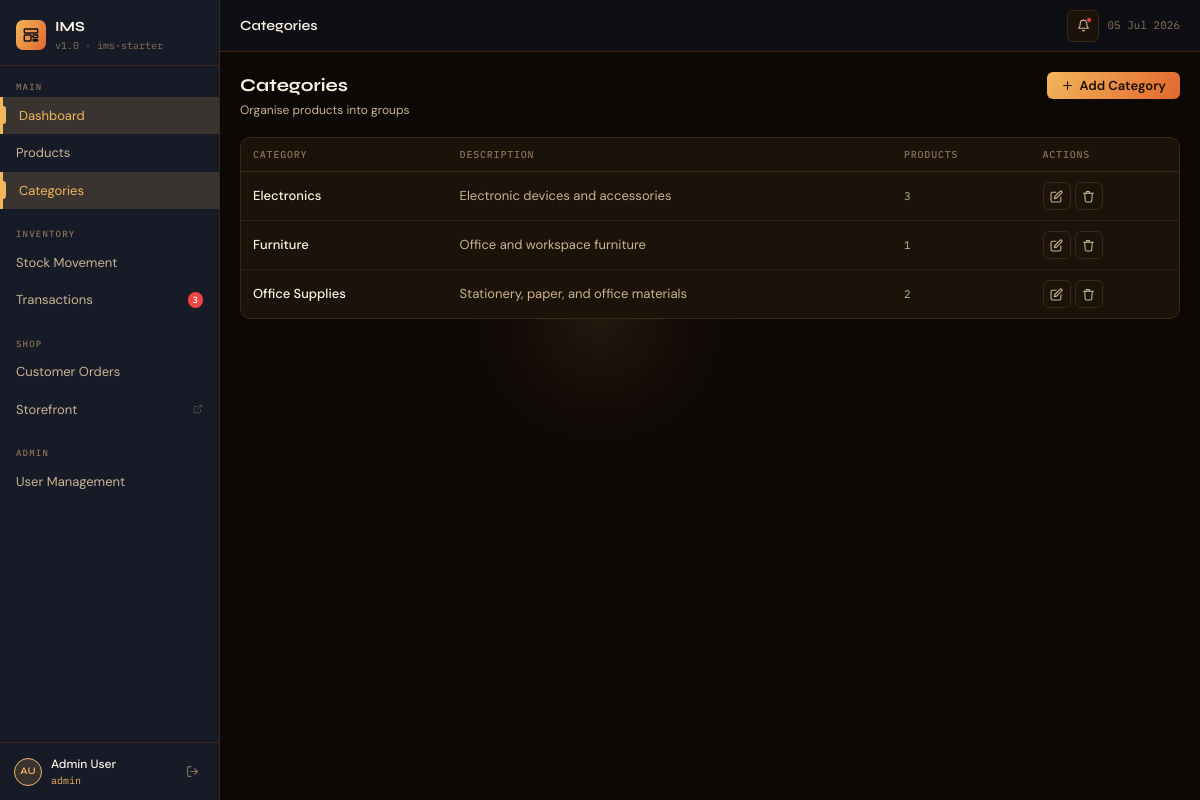
Screenshot of /categories/index.php (signed in) with the database file from the repository.
### tables this page shows
CREATE TABLE IF NOT EXISTS categories (
  id          INT AUTO_INCREMENT PRIMARY KEY,
  name        VARCHAR(100) NOT NULL,
  description TEXT,
  created_at  TIMESTAMP DEFAULT CURRENT_TIMESTAMP
);

### includes/auth.php (called while the page is built, shortened)
<?php
function isAdmin(): bool {
    return isset($_SESSION['role']) && $_SESSION['role'] === 'admin';
}

### includes/helpers.php (called while the page is built, shortened)
<?php
function e(string $str): string {
    return htmlspecialchars($str, ENT_QUOTES, 'UTF-8');
}

### categories/index.php (the view, shortened to what this page needs)
<?php
require_once '../config/db.php';
require_once '../includes/auth.php';
require_once '../includes/helpers.php';
require_once '../partials/header.php';
$categories = $pdo->query("
    SELECT c.*, COUNT(p.id) AS product_count
    FROM categories c
    LEFT JOIN products p ON p.category_id = c.id
    GROUP BY c.id ORDER BY c.name
")->fetchAll();
?>
<div class="page-header">
  <div><h2>Categories</h2><p>Organise products into groups</p></div>
  <?php if (isAdmin()): ?>
  <a href="<?= BASE_URL ?>/categories/add.php" class="btn btn-primary">
    <svg class="ico" viewBox="0 0 24 24" fill="none" stroke="currentColor" stroke-width="2" stroke-linecap="round" stroke-linejoin="round"><line x1="12" y1="5" x2="12" y2="19"/><line x1="5" y1="12" x2="19" y2="12"/></svg>
    Add Category
  </a>
  <?php endif; ?>
</div>
<div class="card">
  <div class="card-body">
    <div class="table-wrap">
      <table>
        <thead><tr><th>Category</th><th>Description</th><th>Products</th><?php if(isAdmin()):?><th>Actions</th><?php endif;?></tr></thead>
        <tbody>
        <?php if (empty($categories)): ?>
        <tr><td colspan="4"><div class="empty-state"><p>No categories yet</p></div></td></tr>
        <?php else: foreach ($categories as $c): ?>
        <tr>
          <td><span class="tbl-name"><?= e($c['name']) ?></span></td>
          <td style="color:var(--text2)"><?= e($c['description'] ?? '—') ?></td>
          <td><span class="tbl-mono"><?= $c['product_count'] ?></span></td>
          <?php if (isAdmin()): ?>
          <td><div class="tbl-actions">
            <a href="<?= BASE_URL ?>/categories/edit.php?id=<?= $c['id'] ?>" class="btn btn-ghost btn-sm btn-icon" title="Edit">
              <svg class="ico" viewBox="0 0 24 24" fill="none" stroke="currentColor" stroke-width="2" stroke-linecap="round" stroke-linejoin="round"><path d="M11 4H4a2 2 0 00-2 2v14a2 2 0 002 2h14a2 2 0 002-2v-7"/><path d="M18.5 2.5a2.121 2.121 0 013 3L12 15l-4 1 1-4 9.5-9.5z"/></svg>
            </a>
            <form method="POST" action="<?= BASE_URL ?>/categories/delete.php" style="display:inline"
                  onsubmit="return confirm('Delete category \'<?= e(addslashes($c['name'])) ?>\'? Products will be uncategorised.')">
              <button type="submit" class="btn btn-danger btn-sm btn-icon" title="Delete">
                <svg class="ico" viewBox="0 0 24 24" fill="none" stroke="currentColor" stroke-width="2" stroke-linecap="round" stroke-linejoin="round"><polyline points="3 6 5 6 21 6"/><path d="M19 6l-1 14a2 2 0 01-2 2H8a2 2 0 01-2-2L5 6m3 0V4a1 1 0 011-1h4a1 1 0 011 1v2"/></svg>
              </button>
            </form>
          </div></td>
          <?php endif; ?>
        </tr>
        <?php endforeach; endif; ?>
        </tbody>
      </table>
    </div>
  </div>
</div>
<?php require_once '../partials/footer.php'; ?>

### assets/css/style.css (style rules this page uses)
*, *::before, *::after { box-sizing: border-box; margin: 0; padding: 0; }
:root { --bg: #0f1117; --sidebar: #161b27; --surface: #1c2333; --surface2: #222a3a; --border: #2a3347; --border2: #344060; --text: #e8eaf0; --text2: #8892a4; --text3: #556070; --accent: #22d3a0; --accent-dim: #1a9e7a; --accent-glow: rgba(34,211,160,.12); --amber: #f59e0b; --amber-dim: rgba(245,158,11,.12); --red: #ef4444; --red-dim: rgba(239,68,68,.10); --blue: #60a5fa; --blue-dim: rgba(96,165,250,.10); --purple: #a78bfa; --purple-dim: rgba(167,139,250,.10); --r: 10px; --r-sm: 6px; --font-head: 'Syne', sans-serif; --font-body: 'DM Sans', sans-serif; --font-mono: 'IBM Plex Mono', monospace; --sidebar-w: 220px; --topbar-h: 52px; --trans: .18s cubic-bezier(.4,0,.2,1); }
html { -webkit-text-size-adjust: 100%; }
body { font-family: var(--font-body); background: var(--bg); color: var(--text); min-height: 100vh; display: flex; font-size: 14px; line-height: 1.5; overflow-x: hidden; }
a { text-decoration: none; color: inherit; }
.card { background: var(--surface); border: 1px solid var(--border); border-radius: var(--r); overflow: hidden; margin-bottom: 16px; }
.table-wrap { overflow-x: auto; -webkit-overflow-scrolling: touch; }
table { width: 100%; border-collapse: collapse; min-width: 480px; }
th { font-size: 10px; text-transform: uppercase; letter-spacing: .8px; color: var(--text3); font-family: var(--font-mono); font-weight: 500; padding: 9px 12px; text-align: left; border-bottom: 1px solid var(--border); white-space: nowrap; }
td { padding: 10px 12px; border-bottom: 1px solid rgba(42,51,71,.5); font-size: 13px; color: var(--text); white-space: nowrap; vertical-align: middle; }
tr:last-child td { border-bottom: none; }
.tbl-name { font-weight: 500; }
.tbl-mono { font-family: var(--font-mono); font-size: 11px; color: var(--text2); }
.tbl-actions { display: flex; gap: 4px; }
.btn { display: inline-flex; align-items: center; gap: 6px; font-size: 13px; font-weight: 500; padding: 7px 14px; border-radius: var(--r-sm); border: 1px solid; cursor: pointer; transition: all var(--trans); font-family: var(--font-body); line-height: 1; white-space: nowrap; text-decoration: none; -webkit-tap-highlight-color: transparent; }
.btn-primary { background: var(--accent); border-color: var(--accent); color: #0f1117; font-weight: 600; }
.btn-ghost { background: transparent; border-color: var(--border); color: var(--text2); }
.btn-danger { background: transparent; border-color: var(--border); color: var(--text2); }
.btn-sm { padding: 5px 10px; font-size: 11px; }
.btn-icon { width: 28px; height: 28px; padding: 0; justify-content: center; }
.ico { width: 13px; height: 13px; fill: none; stroke: currentColor; stroke-width: 2; stroke-linecap: round; stroke-linejoin: round; flex-shrink: 0; }
.page-header { display: flex; align-items: flex-start; justify-content: space-between; margin-bottom: 18px; gap: 12px; flex-wrap: wrap; }
.page-header h2 { font-family: var(--font-head); font-size: 18px; font-weight: 700; }
.page-header p { font-size: 12px; color: var(--text2); margin-top: 2px; }

### assets/css/theme-spotlight-gold.css (style rules this page uses)
:root { --bg: #0b0806; --surface: #1b120a; --surface2: #241809; --border: #3a2716; --border2: #52371c; --text: #fbf2e4; --text2: #cbb491; --text3: #8a7256; --accent: #f2b65b; --accent-glow: rgba(242,182,91,.16); --accent-gradient: linear-gradient(120deg, #f2b65b 0%, #e2672e 100%); }
.btn-primary { background: var(--accent-gradient) !important; border: none !important; color: #1a1006 !important; position: relative; overflow: hidden; }
.btn-primary::after { content: ''; position: absolute; top: 0; left: -60%; width: 40%; height: 100%; background: linear-gradient(120deg, transparent, rgba(255,255,255,.5), transparent); transform: skewX(-20deg); pointer-events: none; }
.card, .stat-card, .product-card, .stock-form-card, .cat-card, .feature-card, .checkout-card { position: relative; overflow: hidden; }
.card::before, .stat-card::before, .product-card::before, .stock-form-card::before, .cat-card::before, .feature-card::before, .checkout-card::before { content: ''; position: absolute; top: -50%; left: -60%; width: 35%; height: 220%; background: linear-gradient(120deg, transparent, rgba(242,182,91,.10), transparent); transform: rotate(20deg); transition: left .7s ease; pointer-events: none; }

### rows the page displays
categories: name "Electronics", description "Electronic devices and accessories", product_count "3"
categories: name "Furniture", description "Office and workspace furniture", product_count "1"
categories: name "Office Supplies", description "Stationery, paper, and office materials", product_count "2"

### other values shown
$label "Dashboard Products Categories Stock Movement Transactions Customer Orders User Management"
$badge "3"
$initials "AU"
currentUserName() "Admin User"
$_SESSION['role'] "admin"
$pageTitle "Categories"
